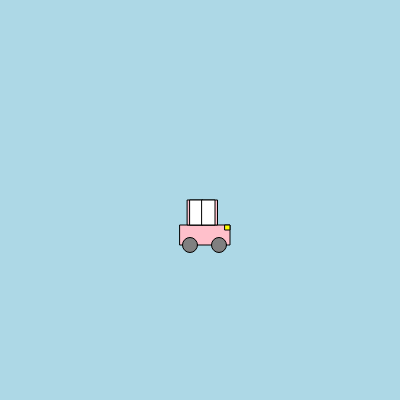
Frame 1 (no input)
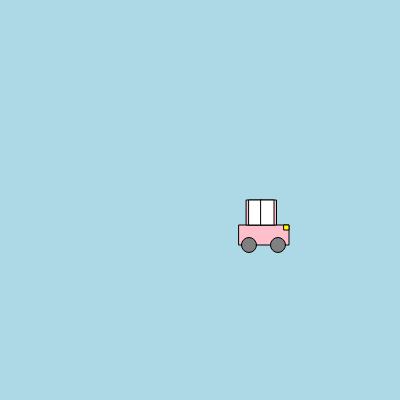
Frame 60 (no input)
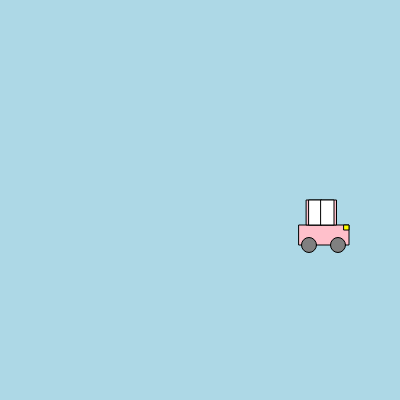
Frame 120 (the mouse pressed at the canvas centre since frame 60)

The p5.js sketch that drew these frames (run headless with seeded random() and noise() and a simulated clock; from frame 60 on, the mouse is pressed at the canvas centre):

// p5.js sketch
// ── sketch.js
function setup() {
    createCanvas(400, 400);
    //positionner la voiture au milieu écran
    x= width/2-20;
    y= height/2+25;
    //en avant = 0, en arrière =-1
    direction = 0;
  }
  
  function voiture(x, y){
    //forme voiture
    fill('pink');
    rect(x, y, 50, 20);
    rect(x+7.5, y-25, 30, 25);
    fill('white');
    rect(x+10, y-25, 13, 25);
    rect(x+22, y-25, 13, 25);
    fill('yellow');
    rect(x+45, y, 5, 5);
    fill('grey');
    ellipse(x+10, y+20, 15);
    ellipse(x+39, y+20, 15);
  }
  
  function draw() {
    background('lightblue');
    
    //appeler fonction "voiture"
    voiture(x, y);
    
    //définition de la direction avancer
    if (direction == 0) {
      x+=1;
    }
    //définition de la direction reculer
    if (direction == -1) {
      x-=1;
    }
    
    //quand la voiture atteint le bord droit, elle doit reculer
    if (x >= 400) {
      direction = -1;
    }
    //quand la voiture atteint le bord gauche, elle doit avancer
    if (x <= 0) {
      direction = 0;
    }
    
  }
// ── style.css
html, body {
    margin: 10px;
    padding: 0;
  }
  canvas {
    display: block;
  }
  
